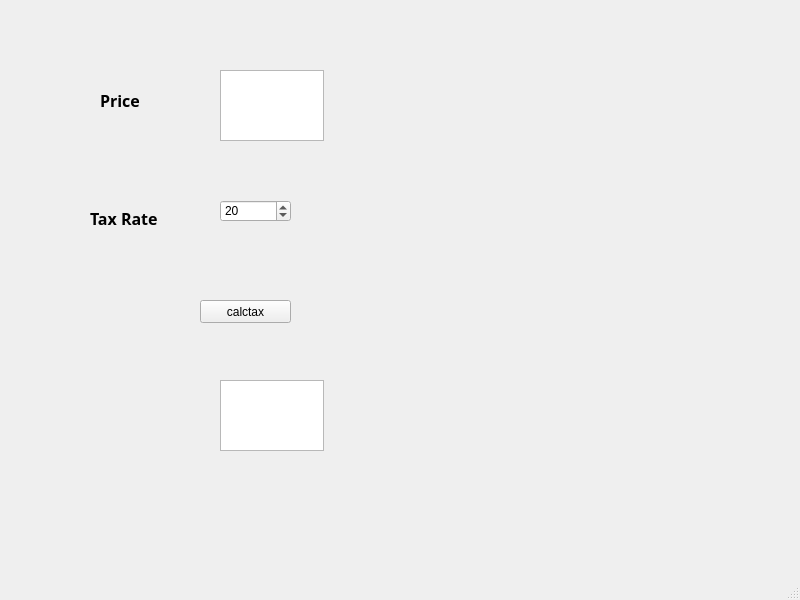
<?xml version="1.0" encoding="UTF-8"?>
<ui version="4.0">
 <class>MainWindow</class>
 <widget class="QMainWindow" name="MainWindow">
  <property name="geometry">
   <rect>
    <x>0</x>
    <y>0</y>
    <width>800</width>
    <height>600</height>
   </rect>
  </property>
  <property name="windowTitle">
   <string>MainWindow</string>
  </property>
  <widget class="QWidget" name="centralwidget">
   <widget class="QTextEdit" name="price_box">
    <property name="geometry">
     <rect>
      <x>220</x>
      <y>70</y>
      <width>104</width>
      <height>71</height>
     </rect>
    </property>
   </widget>
   <widget class="QLabel" name="label">
    <property name="geometry">
     <rect>
      <x>100</x>
      <y>90</y>
      <width>54</width>
      <height>21</height>
     </rect>
    </property>
    <property name="font">
     <font>
      <family>Arial Black</family>
      <pointsize>12</pointsize>
      <weight>75</weight>
      <bold>true</bold>
     </font>
    </property>
    <property name="text">
     <string>Price</string>
    </property>
   </widget>
   <widget class="QSpinBox" name="tax_rate">
    <property name="geometry">
     <rect>
      <x>220</x>
      <y>200</y>
      <width>71</width>
      <height>22</height>
     </rect>
    </property>
    <property name="value">
     <number>20</number>
    </property>
   </widget>
   <widget class="QLabel" name="label_2">
    <property name="geometry">
     <rect>
      <x>90</x>
      <y>210</y>
      <width>91</width>
      <height>16</height>
     </rect>
    </property>
    <property name="font">
     <font>
      <family>Arial Black</family>
      <pointsize>12</pointsize>
      <weight>75</weight>
      <bold>true</bold>
     </font>
    </property>
    <property name="text">
     <string>Tax Rate</string>
    </property>
   </widget>
   <widget class="QPushButton" name="calc_tax_button">
    <property name="geometry">
     <rect>
      <x>200</x>
      <y>300</y>
      <width>91</width>
      <height>23</height>
     </rect>
    </property>
    <property name="text">
     <string>calctax</string>
    </property>
   </widget>
   <widget class="QTextEdit" name="results_window">
    <property name="geometry">
     <rect>
      <x>220</x>
      <y>380</y>
      <width>104</width>
      <height>71</height>
     </rect>
    </property>
   </widget>
  </widget>
  <widget class="QMenuBar" name="menubar">
   <property name="geometry">
    <rect>
     <x>0</x>
     <y>0</y>
     <width>800</width>
     <height>23</height>
    </rect>
   </property>
  </widget>
  <widget class="QStatusBar" name="statusbar"/>
 </widget>
 <resources/>
 <connections/>
</ui>
